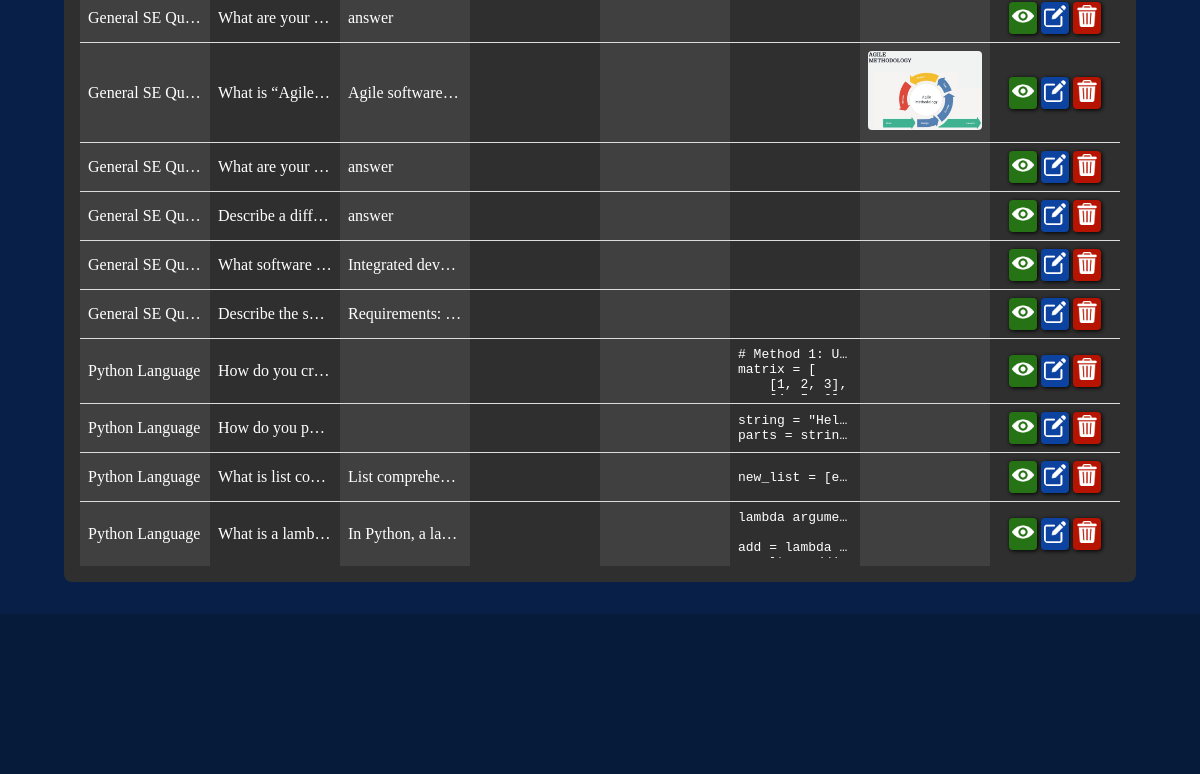
Page /manage_flashcards (lower part) on the earlier database version.
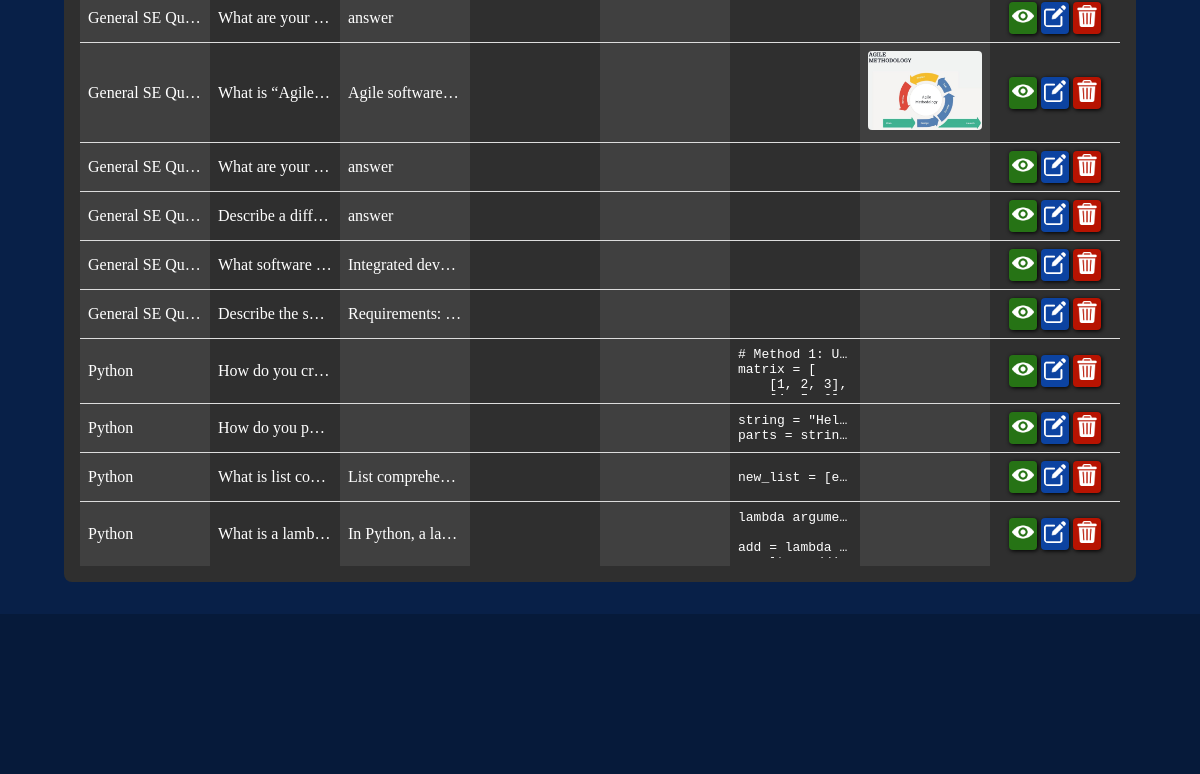
Same page on the later database version.
### tables this page shows
CREATE TABLE Flashcards(
                    cid INTEGER PRIMARY KEY AUTOINCREMENT,
                    category TEXT NOT NULL,
                    question TEXT,
                    answer TEXT,
                    qid INTEGER REFERENCES Figure(fid), 
                    aid INTEGER REFERENCES Figure(fid)
            );

CREATE TABLE Figure(
                    fid INTEGER PRIMARY KEY AUTOINCREMENT,
                    code_block TEXT,
                    code_type TEXT,
                    image_file TEXT
            );

### app.py (the view)
@app.route("/manage_flashcards", methods=['GET', 'POST'])
def manage_flashcards_route():
    if request.method == 'POST':
        category = request.form.get('search', type=str)
        data = database.view_allcards(category=category)
    else:
        data = database.view_allcards(category=None)
    categories = database.view_allcategories()
    return render_template('manage_flashcards.html', nav_id="manage-page", data=data, categories=categories)

### templates/manage_flashcards.html (shortened to what this page needs)
{% extends "base.html" %}
{% block content %}
<div class="questions-table">
    <table>
        <tbody>
            {% for value in data['questions'] %}
            <tr>
                <td class="flash-cell">{{ value['category'] | escape }}</td>
                <td class="flash-cell">{{ value['question'] | escape }}</td>
                <td class="flash-cell">{{ value['answer'] | escape }}</td>
                <td class="flash-cell">
                </td>
                <td class="flash-cell">
                </td>
                <td class="flash-cell">
                    {% if value['a_code_block'] %}
                    <pre><code>{{ value['a_code_block'] | escape }}</code></pre>
                    {% endif %}
                </td>
                <td class="flash-cell">
                    {% if value['a_image_file'] %}
                    <img class="card-image" src="{{ url_for('static', filename='images/' + value['a_image_file']) }}"
                        alt="{{ value['a_image_file'] }}">
                    {% endif %}
                </td>
                <td class="action-cells">
                    <div class="action-links">
                        <a class="action-cell view-cell" href="{{ url_for('view_flashcard_route', key=value['key']) | escape }}">
                            <img class="icon-button" src="{{ url_for('static', filename='images/icons/view.png') }}" alt="view">
                        </a>
                        <a class="action-cell edit-cell" href="{{ url_for('edit_flashcard_route', key=value['key']) | escape }}">
                            <img class="icon-button" src="{{ url_for('static', filename='images/icons/edit.png') }}" alt="edit">
                        </a>
                        <a class="action-cell delete-cell" href="#" data-question="{{ value['key'] | escape }}">
                            <img class="icon-button" src="{{ url_for('static', filename='images/icons/delete.png') }}" alt="delete">
                        </a>
                    </div>
                </td>
            </tr>
            {% endfor %}
        </tbody>
    </table>
</div>
{% endblock %}

### templates/base.html (shortened to what this page needs)
<!DOCTYPE html>
<html lang="en">
    <head>
        <link rel="stylesheet" type="text/css" href="{{ url_for('static', filename='css/base.css') }}">
        <link rel="stylesheet" type="text/css" href="{{ url_for('static', filename='css/prism.css') }}">
    </head>
    <body>
        <div class="content">
            {% block content %}{% endblock %}
        </div>
        <footer></footer>
    </body>
</html>

### static/css/base.css (style rules this page uses)
* { padding: 0; margin: 0; box-sizing: border-box; }
body { background-color: #082048; font-family: 'Times New Roman', Times, serif; width: 100%; position: relative; display: flex; flex-direction: column; min-height: 100vh; }
.content { flex: 1; }
.card-image { border-radius: 4px; height: fit-content; max-height: 100%; max-width: 100%; }
.questions-table { margin: 0 4rem 2rem 4rem; padding: 1rem; border-radius: 8px; background-color: #2f2f2f; color: #FFFFFF; }
table { width: 100%; table-layout: fixed; border-collapse: collapse; }
td pre { max-height: 3rem; overflow: hidden; text-overflow: ellipsis; }
tr:last-child td { border-bottom: none; }
.action-cells { text-align: center; justify-content: space-around; }
.action-links { display: flex; justify-content: center; min-width: 6rem; }
.view-cell { background-color: #267315; }
.edit-cell { background-color: #0c43a1; }
.delete-cell, .dlt-cell { background-color: #b71301; }
footer { height: 10rem; background-color: rgba(0, 0, 0, 0.2); }

Differences in the rows shown:
changed Flashcards "How do you cr…": category "Python Language" → "Python"
changed Flashcards "How do you p…": category "Python Language" → "Python"
changed Flashcards "What is list co…": category "Python Language" → "Python"
changed Flashcards "What is a lamb…": category "Python Language" → "Python"
